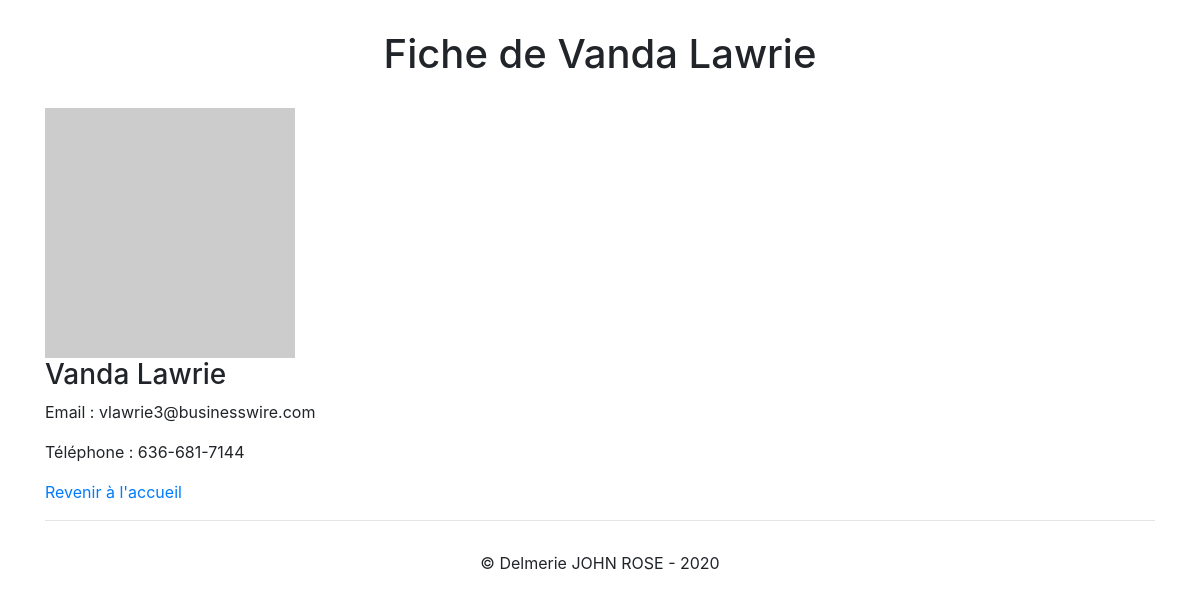
The app's page /user.php?id=4 with its own data.
### tables this page shows
CREATE TABLE `users` ( `id` INT NOT NULL AUTO_INCREMENT , `first_name` VARCHAR(256) NOT NULL , `last_name` VARCHAR(256) NOT NULL , `email` VARCHAR(256) NOT NULL , `gender` VARCHAR(256) NOT NULL , `photo` VARCHAR(256) NOT NULL , `phone` VARCHAR(256) NOT NULL , `slogan` VARCHAR(256) NOT NULL , PRIMARY KEY (`id`));

### user.php (the view)
<?
require_once 'inc/db-connect.inc.php';
require_once 'inc/header.inc.php';
$query_user = $db->prepare("SELECT * FROM users WHERE id = :id");
$query_user->execute([
    ':id' => $_GET['id'],
]);
$user_selected = $query_user->fetch();
$first_name = $user_selected['first_name'];
$last_name = $user_selected['last_name'];
$full_name = " $first_name $last_name ";
?>
<div class="container">
    <h1>Fiche de <?=$full_name?></h1>
    <img src="<?=$user_selected['photo']?>" width="250px">
    <h3><?=$user_selected['first_name']?> <?=$user_selected['last_name']?></h3>
    <p>Email : <?=$user_selected['email']?></p>
    <p>Téléphone : <?=$user_selected['phone']?></p>
    <a href="index.php">Revenir à l'accueil</a>
<?require_once 'inc/footer.inc.php'?>
</div>

### style.css (style rules this page uses)
h1, footer { text-align: center; margin: 30px; }

### records on screen
users: full_name "Vanda Lawrie", first_name "Vanda", last_name "Lawrie", email "vlawrie3@businesswire.com", phone "636-681-7144"
